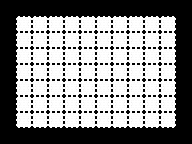

Below is a game level as drawn by its tile map, then a one-line description and the .tmx file that defines it, in full:
An orthogonal 12x9 tile map with 16x16 px tiles, 2 tile layers (Background, Walls) and 6 objects (Laser1, Mirror1, Mirror2, Mirror3, Mirror4, ...).

<map version="1.0" tiledversion="1.0.3" orientation="orthogonal" renderorder="right-down" width="12" height="9" tilewidth="16" tileheight="16" nextobjectid="14">
 <tileset firstgid="1" source="../img/lasers.tsx" />
 <layer name="Background" width="12" height="9">
  <data encoding="csv">
1,1,1,1,1,1,1,1,1,1,1,1,
1,1,1,1,1,1,1,1,1,1,1,1,
1,1,1,1,1,1,1,1,1,1,1,1,
1,1,1,1,1,1,1,1,1,1,1,1,
1,1,1,1,1,1,1,1,1,1,1,1,
1,1,1,1,1,1,1,1,1,1,1,1,
1,1,1,1,1,1,1,1,1,1,1,1,
1,1,1,1,1,1,1,1,1,1,1,1,
1,1,1,1,1,1,1,1,1,1,1,1
</data>
 </layer>
 <layer name="Walls" width="12" height="9">
  <data encoding="csv">
2,2,2,2,2,2,2,2,2,2,2,2,
2,0,0,0,0,0,0,0,0,0,0,2,
2,0,0,0,0,0,0,0,0,0,0,2,
2,0,0,0,0,0,0,0,0,0,0,2,
2,0,0,0,0,0,0,0,0,0,0,2,
2,0,0,0,0,0,0,0,0,0,0,2,
2,0,0,0,0,0,0,0,0,0,0,2,
2,0,0,0,0,0,0,0,0,0,0,2,
2,2,2,2,2,2,2,2,2,2,2,2
</data>
 </layer>
 <objectgroup name="ObjectLayer">
  <object id="1" name="Laser1" x="16" y="64" width="16" height="16" />
  <object id="2" name="Mirror1" x="144" y="32" width="16" height="16" />
  <object id="4" name="Mirror2" x="144" y="96" width="16" height="16" />
  <object id="5" name="Mirror3" x="32" y="96" width="16" height="16" />
  <object id="6" name="Mirror4" x="32" y="32" width="16" height="16" />
  <object id="13" name="End1" x="160" y="64" width="16" height="16" />
 </objectgroup>
</map>
